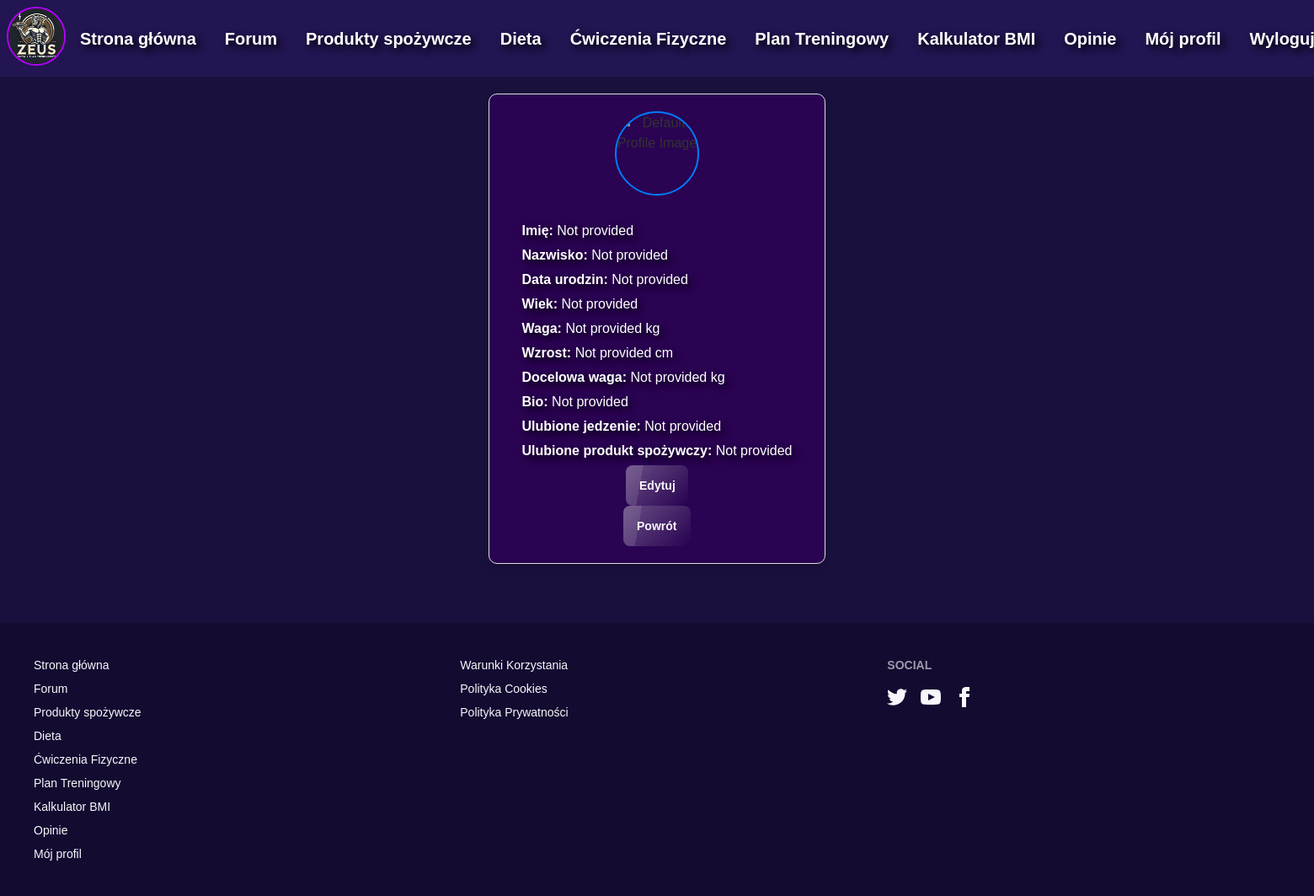
Page /profile/details (signed in) on the committed database.
### models.py (models this page shows)
class User(db.Model, UserMixin):
    __tablename__ = 'user'
    id = db.Column(db.Integer, primary_key=True)
    username = db.Column(db.String(100), unique=True, nullable=False)
    email = db.Column(db.String(120), unique=True, nullable=False)
    password = db.Column(db.String(200), nullable=False)
    is_verified = db.Column(db.Boolean, default=False)
    profile_image = db.Column(db.String(300), nullable=True)
    first_name = db.Column(db.String(50), nullable=True)
    last_name = db.Column(db.String(50), nullable=True)
    age = db.Column(db.Integer, nullable=True)
    bio = db.Column(db.Text, nullable=True)
    weight = db.Column(db.Float, nullable=True)
    height = db.Column(db.Float, nullable=True)
    birth_date = db.Column(db.Date, nullable=True)
    weight_goal = db.Column(db.Float, nullable=True)
    favorite_foods = db.Column(db.Text, nullable=True)
    favorite_products = db.Column(db.Text, nullable=True)
    diets = db.relationship('Diets', backref='user', lazy=True)
    training_plan = db.relationship('TrainingPlan', backref='user', lazy=True)
    @staticmethod
    def get(user_id):
        return User.query.get(int(user_id))

### app.py (the view)
@app.route('/profile/details', methods=['GET'])
@login_required
def profile_details():
    return render_template('profile_details_view.html', user=current_user)

### app.py (called while the page is built)
@login_manager.user_loader
def load_user(user_id):
    return User.get(user_id)

### templates/profile_details_view.html (shortened to what this page needs)
{% extends 'base.html' %}
{% block content %}
<div class="profile-card">
    {% if user.profile_image %}
    <img src="{{ url_for('static', filename=user.profile_image) }}" alt="Profile Image" class="profile-image">
    {% else %}
    <img src="{{ url_for('static', filename='default_profile.png') }}" alt="Default Profile Image" class="profile-image">
    {% endif %}
    <div class="profile-info">
        <p class="pp1"><strong>Imię:</strong> {{ user.first_name or 'Not provided' }}</p>
        <p class="pp1"><strong>Nazwisko:</strong> {{ user.last_name or 'Not provided' }}</p>
        <p class="pp1"><strong>Data urodzin:</strong> {{ user.birth_date or 'Not provided' }}</p>
        <p class="pp1"><strong>Wiek:</strong> {{ user.age or 'Not provided' }}</p>
        <p class="pp1"><strong>Waga:</strong> {{ user.weight or 'Not provided' }} kg</p>
        <p class="pp1"><strong>Wzrost:</strong> {{ user.height or 'Not provided' }} cm</p>
        <p class="pp1"><strong>Docelowa waga:</strong> {{ user.weight_goal or 'Not provided' }} kg</p>
        <p class="pp1"><strong>Bio:</strong> {{ user.bio or 'Not provided' }}</p>
        <p class="pp1"><strong>Ulubione jedzenie:</strong> {{ user.favorite_foods or 'Not provided' }}</p>
        <p class="pp1"><strong>Ulubione produkt spożywczy:</strong> {{ user.favorite_products or 'Not provided' }}</p>
    </div>
    <a href="{{ url_for('edit_profile_details') }}" class="btn glass">Edytuj</a><a href="{{ url_for('profile') }}" class="btn glass">Powrót</a>
</div>
{% endblock %}

### static/style.css (style rules this page uses)
body { font-family: Arial, sans-serif; margin: 0; padding: 0; box-sizing: border-box; }
.profile-card { display: flex; flex-direction: column; align-items: center; text-align: center; padding: 20px; background-color: #f8f9fa; border: 1px solid #ddd; border-radius: 10px; text-decoration: none; color: #333; box-shadow: 0 4px 6px rgba(0, 0, 0, 0.1); transition: transform 0.2s, box-shadow 0.2s; }
.profile-card img { max-width: 100px; margin-bottom: 15px; }
.profile-image { width: 100px; height: 100px; border-radius: 50%; object-fit: cover; border: 2px solid #007bff; }
.profile-card { max-width: 400px; margin: auto; padding: 20px; border: 1px solid #ddd; border-radius: 10px; background-color: rgba(45, 2, 85, 0.87); text-align: center; box-shadow: 0 4px 6px rgba(0, 0, 0, 0.1); }
.profile-card .profile-image { width: 100px; height: 100px; border-radius: 50%; object-fit: cover; margin-bottom: 15px; border: 2px solid #007bff; }
.profile-info { text-align: left; margin-top: 10px; }
.profile-info p { margin: 5px 0; }

### templates/profile_details_view.html (style rules this page uses)
.pp1 { color: white; text-shadow: 4px 4px 8px #000000; }

### rows in the picture
User: first_name "Not provided", last_name "Not provided", birth_date "Not provided", age "Not provided", weight "Not provided", height "Not provided", weight_goal "Not provided", bio "Not provided", favorite_foods "Not provided", favorite_products "Not provided"
